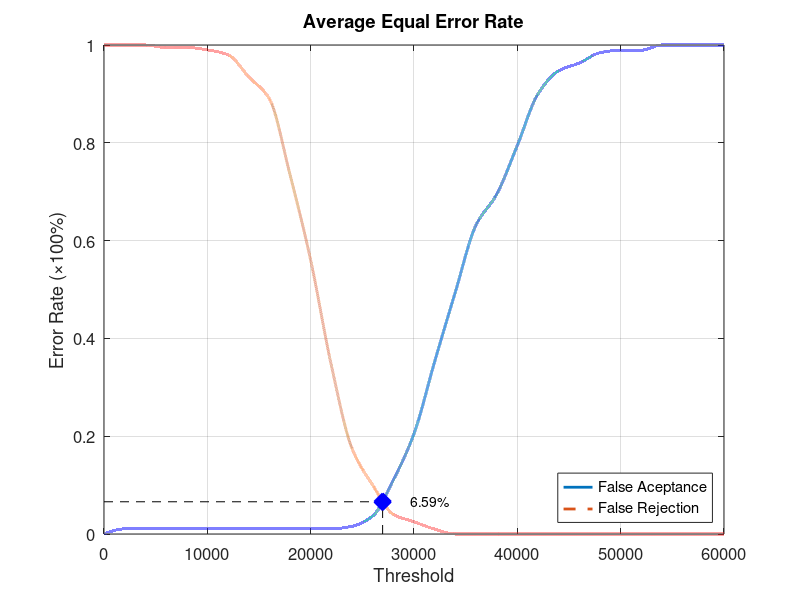
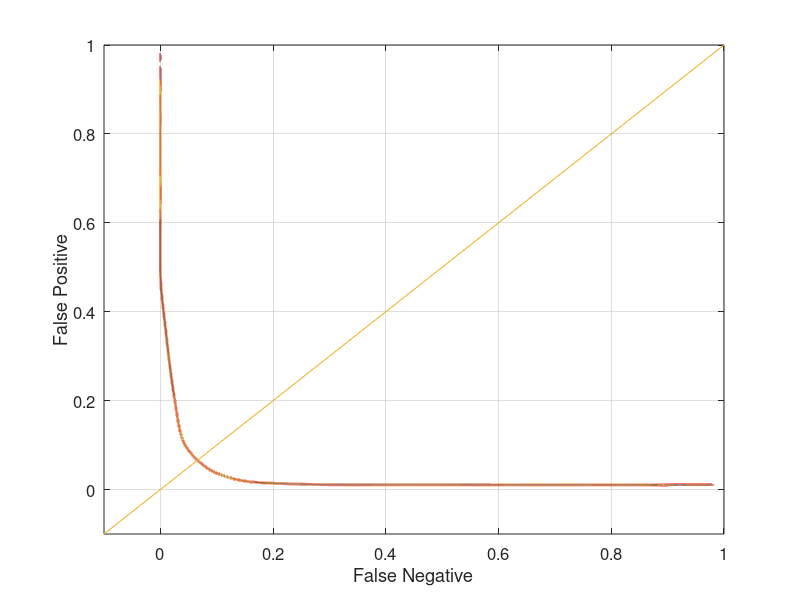

These charts were generated, in order, by the following MATLAB code:
function yEER = Database3_1
close all;
clear;
clc;
x = 0:2000:60000;
xq = 0:0.5:60000;

y0 = [0 0.0105263 0.0105263 0.0105263 0.0105263 0.0105263 0.0105263 0.0105263 0.0105263 0.0105263 0.0105263 0.0105263 0.0157895 0.0368421 0.110526 0.205263 0.352632 0.494737 0.631579 0.694737 0.794737 0.9 0.947368 0.963158 0.984211 0.989474 0.989474 1 1 1 1];
yy0 = interp1(x, y0, xq, 'pchip');
y1 = [1 1 1 0.995 0.995 0.99 0.98 0.935 0.89 0.735 0.56 0.345 0.175 0.1 0.04 0.025 0.01 0 0 0 0 0 0 0 0 0 0 0 0 0 0];
yy1 = interp1(x, y1, xq, 'pchip');

% Calculating EER: 
y2 = abs(y0 - y1);
find(y2 == min(y2))
yy2 = abs(yy0 - yy1);
xEER = find(yy2 == min(yy2));
xEERIndex = xq(xEER) % X-axis EER
yEER = yy0(xEER) % Y-axis EER

main = figure
plot(xq, yy0,'-','LineWidth', 2);	hold on
plot(xq, yy1,'--','LineWidth', 2);	hold on
plot([xEERIndex xEERIndex], [0 yEER], 'k--');	hold on
plot([0 xEERIndex], [yEER yEER], 'k--');	hold on
plot(xEERIndex, yEER, 'bx', 'LineWidth', 10);	hold on
text(xEERIndex + 10 * xEERIndex / 100, yEER, [num2str(round((10000 * yEER)) / 100) '%'])
legend('False Aceptance', 'False Rejection', 'Location', 'SouthEast')
xlabel('Threshold')
ylabel('Error Rate (\times100%)')
title('Average Equal Error Rate')
set(gca, 'FontSize', 12)
axis([0 60000 0 1])
grid on

print(main, 'Database3_1Main', '-dpng');
FNRxFPR = figure('Color', [1 1 1]);
plot(yy1, yy0, '-', yy1, yy0, 'LineWidth', 2);
hold on
y = -0.1:0.1:1
plot(y, y); 
set(gca, 'FontSize', 12)
xlabel('False Negative')
ylabel('False Positive')
axis([-0.1 1 -0.1 1])
set(gca, 'FontSize', 12)
grid on

print(FNRxFPR, 'Database3_1FNRxFPR','-dpng');
end
